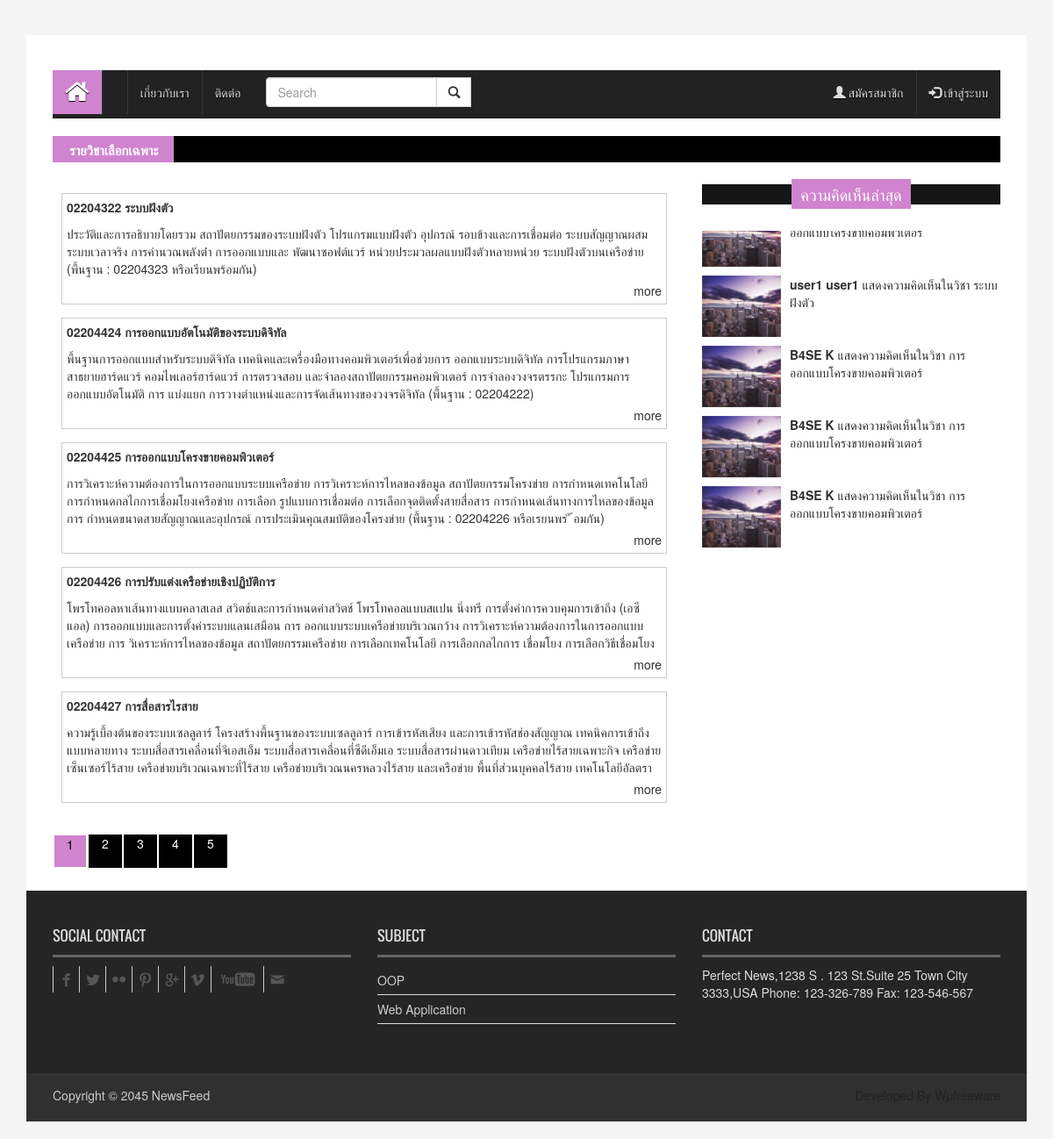
The page / on the database its author committed.
### tables this page shows
CREATE TABLE IF NOT EXISTS `subject` (
  `id_subject` int(10) NOT NULL,
  `name_th` varchar(100) NOT NULL,
  `subject_code` varchar(8) NOT NULL,
  `description` text NOT NULL,
  `id_user` int(10) NOT NULL
);

CREATE TABLE IF NOT EXISTS `comment` (
  `id_comment` int(10) NOT NULL,
  `txt_comment` text NOT NULL,
  `date_time` timestamp NOT NULL DEFAULT CURRENT_TIMESTAMP,
  `level` int(1) NOT NULL,
  `id_comment_parent` int(10) DEFAULT NULL,
  `id_user` int(10) NOT NULL,
  `id_subject` int(10) NOT NULL
);

CREATE TABLE IF NOT EXISTS `member` (
  `id_member` int(10) NOT NULL,
  `username` varchar(30) NOT NULL,
  `password` varchar(30) NOT NULL,
  `name` varchar(30) NOT NULL,
  `surname` varchar(30) NOT NULL,
  `tel` varchar(10) NOT NULL,
  `email` varchar(50) NOT NULL,
  `type_user` enum('ADMIN','USER') NOT NULL,
  `id_img` int(10) NOT NULL
);

### index.php (the view, shortened to what this page needs)
<!DOCTYPE html>
<html>
<head>
    <link rel="stylesheet" type="text/css" href="css/bootstrap.min.css">
    <link rel="stylesheet" type="text/css" href="css/font-awesome.min.css">
    <link rel="stylesheet" type="text/css" href="css/animate.css">
    <link rel="stylesheet" type="text/css" href="css/font.css">
    <link rel="stylesheet" type="text/css" href="css/li-scroller.css">
    <link rel="stylesheet" type="text/css" href="css/slick.css">
    <link rel="stylesheet" type="text/css" href="css/jquery.fancybox.css">
    <link rel="stylesheet" type="text/css" href="css/theme.css">
    <link rel="stylesheet" type="text/css" href="css/style.css">
    <link rel="stylesheet" type="text/css" href="css_pagination/style.css">
    <?php
        include ("config.inc.php");
        function getLastComment(){
            global $conn;
            $sql = "SELECT * FROM member INNER JOIN (comment INNER JOIN subject ON comment.id_subject = subject.id_subject) ON member.id_member=comment.id_user ORDER BY date_time DESC LIMIT 5";
            $res = $conn->query($sql);
            $resultArray = array();
            while($obResult = $res->fetch(PDO::FETCH_ASSOC))
            {
                $arrCol = array("id_comment"=>$obResult['id_comment'],
                    "txt_comment"=>$obResult['txt_comment'],
                    "date_time"=>$obResult['date_time'],
                    "level"=>$obResult['level'],
                    "id_comment_parent"=>$obResult['id_comment_parent'],
                    "id_user"=>$obResult['id_user'],
                    "id_subject"=>$obResult['id_subject'],
                    "name_th"=>$obResult['name_th'],
                    "subject_code"=>$obResult['subject_code'],
                    "name"=>$obResult['name'],
                    "surname"=>$obResult['surname']);
                array_push($resultArray,$arrCol);
            }
            return $resultArray;
        }
        $sql = "SELECT * FROM subject";
        $res = $conn->query($sql);
        $resultArray = array();
        while($obResult = $res->fetch(PDO::FETCH_ASSOC))
        {
            $arrCol = array("id_subject"=>$obResult['id_subject'],
                "name_th"=>$obResult['name_th'],
                "code"=>$obResult['subject_code'],
                "description"=>$obResult['description']);
            array_push($resultArray,$arrCol);
        }
        $lastCom = getLastComment();
    ?>
</head>
<body>
<div class="container" style="padding-top: 20px">
    <header id="header">
        <div class="row">
            <div class="col-lg-12 col-md-12 col-sm-12">
                <div class="header_top">
                    <div class="header_top_right">
                        <p>
                        </p>
                    </div>
                </div>
            </div>
        </div>
    </header>
    <section id="navArea">
        <nav class="navbar navbar-inverse" role="navigation" >
            <div id="navbar" class="navbar-collapse collapse">
                <ul class="nav navbar-nav navbar-left">
                    <li class="active"><a href="index.php"><span class="fa fa-home desktop-home"></span><span class="mobile-show">Home</span></a></li>
                    <li><a href="#"></a></li>
                    <li class="dropdown"> <a href="#" class="dropdown-toggle" data-toggle="dropdown" role="button" aria-expanded="false">เกี่ยวกับเรา</a>
                    </li>
                    <li><a href="pages/contact.html">ติดต่อ</a></li>
                    <li>
                            <form class="navbar-form navbar-left">
                                <div class="input-group">
                                    <input type="text" class="form-control" placeholder="Search">
                                    <div class="input-group-btn">
                                        <button class="btn btn-default" type="submit">
                                            <i class="glyphicon glyphicon-search"></i>
                                        </button>
                                    </div>
                                </div>
                            </form>
                    </li>
                </ul>
                <?php
                if(isset($_SESSION['user'])) {
                    ?>
                    <ul class="nav navbar-nav navbar-right">
                        <li class="dropdown"> <a href="#" class="dropdown-toggle" data-toggle="dropdown" role="button" aria-expanded="false"><?=$userlogin?></a>
                            <ul class="dropdown-menu" role="menu">
                                <li><a href="controller/profile.php">Profile</a></li>
                                <li><a href="controller/home.php?logout=1">Log out</a></li>
                            </ul>
                        </li>
                    </ul>
                    <?php
                    if($userlogin->getTypeUser()=="ADMIN")
                    {
                        ?>
                        <ul class="nav navbar-nav navbar-right">
                            <li class="dropdown"> <a href="#" class="dropdown-toggle" data-toggle="dropdown" role="button" aria-expanded="false">จัดการรายวิชา</a>
                                <ul class="dropdown-menu" role="menu">
                                    <li><a href="controller/edituser.php">แก้ไขรายวิชา</a></li>
                                    <li><a href="controller/edituser.php">เพิ่มรายวิชา</a></li>
                                </ul>
                            </li>
                        </ul>
                        <ul class="nav navbar-nav navbar-right">
                            <li class="dropdown"> <a href="#" class="dropdown-toggle" data-toggle="dropdown" role="button" aria-expanded="false">จัดการผู้ใช้</a>
                                <ul class="dropdown-menu" role="menu">
                                    <li><a href="controller/edituser.php">แก้ไขข้อมูลผู้ใช้</a></li>
                                    <li><a href="controller/edituser.php">เพิ่มผู้ใช้</a></li>
                                </ul>
                            </li>
                        </ul>
                        <?php
                    }
                }
                else{
                    ?>
                    <ul class="nav navbar-nav navbar-right">
                        <li><a href="#" data-target="#myModalRegistor" data-toggle="modal"><span class="glyphicon glyphicon-user"></span> สมัครสมาชิก</a></li>
                        <li><a href="#" data-target="#myModal" data-toggle="modal"><span class="glyphicon glyphicon-log-in"></span> เข้าสู่ระบบ</a></li>
                    </ul>
                    <?php
                }
                ?>
            </div>
        </nav>
    </section>
    <section id="newsSection">
        <div class="row">
            <div class="col-lg-12 col-md-12">
                <div class="latest_newsarea"> <span><strong>รายวิชาเลือกเฉพาะ</strong></span>
                </div>
            </div>
        </div>
    </section>
    <section id="sliderSection">
        <div class="row" id="test-list">
            <div class="col-lg-8 col-md-8 col-sm-8">
                <?php
                    for ($i=0;$i<count($resultArray);$i++) {
                        ?>
                        <div class="subject post">
                            <div class="main-subject">
                                <span><b><?=$resultArray[$i]['code']?></b></span>
                                <span><b><?=$resultArray[$i]['name_th']?></b></span>
                            </div>
                            <div class="sub-subject">
                                <p class="detail"><?=$resultArray[$i]['description']?></p>
                            </div>
                            <div class="more"><a href="controller/detail.php?idsub=<?=$resultArray[$i]['id_subject']?>" >more</a></div>
                        </div>
                        <?php
                    }
                ?>
                        <ul class="pagination">
                        </ul>
            </div>
            <div class="col-lg-4 col-md-4 col-sm-4">
                <div class="latest_post">
                    <h2><span>ความคิดเห็นล่าสุด</span></h2>
                    <div class="latest_post_container">
                        <ul class="latest_postnav">
                            <?php
                                for($last=0;$last<count($lastCom);$last++) {
                                    ?>
                                    <li>
                                        <div class="media"><a href="controller/detail.php?idsub=<?=$lastCom[$last]['id_subject']?>" class="media-left"> <img
                                                        alt="" src="images/post_img1.jpg"> </a>
                                            <div class="media-body">
                                                <a href="controller/detail.php?idsub=<?=$lastCom[$last]['id_subject']?>" class="catg_title">
                                                    <?php
                                                        echo "<b>".$lastCom[$last]['name']." ".$lastCom[$last]['surname']."</b> แสดงความคิดเห็นในวิชา ".$lastCom[$last]['name_th'];
                                                    ?>
                                                </a>
                                            </div>
                                        </div>
                                    </li>
                                    <?php
                                }
                            ?>
                        </ul>
                    </div>
                </div>
            </div>
        </div>
    </section>
    <section id="contentSection">
        <div class="row">
            <div class="col-lg-8 col-md-8 col-sm-8">
            </div>
            <div class="col-lg-4 col-md-4 col-sm-4">
            </div>
        </div>
    </section>
    <footer id="footer">
        <div class="footer_top">
            <div class="row">
                <div class="col-lg-4 col-md-4 col-sm-4">
                    <div class="footer_widget wow fadeInLeftBig">
                        <h2>Social Contact</h2>
                        <ul class="social_nav">
                            <li class="facebook"><a href="https://www.facebook.com"></a></li>
                            <li class="twitter"><a href="https://www.twitter.com"></a></li>
                            <li class="flickr"><a href="#"></a></li>
                            <li class="pinterest"><a href="#"></a></li>
                            <li class="googleplus"><a href="#"></a></li>
                            <li class="vimeo"><a href="#"></a></li>
                            <li class="youtube"><a href="#"></a></li>
                            <li class="mail"><a href="#"></a></li>
                        </ul>
                    </div>
                </div>
                <div class="col-lg-4 col-md-4 col-sm-4">
                    <div class="footer_widget wow fadeInDown">
                        <h2>Subject</h2>
                        <ul class="tag_nav">
                            <li><a href="#">OOP</a></li>
                            <li><a href="#">Web Application</a></li>
                        </ul>
                    </div>
                </div>
                <div class="col-lg-4 col-md-4 col-sm-4">
                    <div class="footer_widget wow fadeInRightBig">
                        <h2>Contact</h2>
                        <address>
                            Perfect News,1238 S . 123 St.Suite 25 Town City 3333,USA Phone: 123-326-789 Fax: 123-546-567
                        </address>
                    </div>
                </div>
            </div>
        </div>
        <div class="footer_bottom">
            <p class="copyright">Copyright &copy; 2045 <a href="index.html">NewsFeed</a></p>
            <p class="developer">Developed By Wpfreeware</p>
        </div>
    </footer>
</div>
</body>
</html>

### css/theme.css (style rules this page uses)
.navbar-inverse .navbar-nav > .active > a, .navbar-inverse .navbar-nav > .active > a:hover, .navbar-inverse .navbar-nav > .active > a:focus { background-color:#d083cf }
.latest_newsarea span { background:none repeat scroll 0 0 #d083cf }
.latest_post > h2 span { background:none repeat scroll 0 0 #d083cf }

### index.php (style rules this page uses)
.main-subject,.sub-subject,.more { display: block; padding: 5px 5px 5px 5px; }
.subject { border: 1px solid #cccccc; height: auto; margin: 15px 10px 15px 10px; }
.more { text-align: right; }
.sub-subject { height: 65px; overflow: hidden; text-overflow: ellipsis; }

### rows shown on the page
subject: subject_code "02204424", name_th "การออกแบบอัตโนมัติของระบบดิจิทัล", description "พื้นฐานการออกแบบสําหรับระบบดิจิทัล เทคนิคและเครื่องมือทางคอมพิวเตอร์เพื่อช่วยการ ออกแบบระบบดิจิทัล การโปรแกรมภาษาสาธยายฮาร์ดแวร์ คอมไพเลอร์ฮาร์ดแวร์ การตรวจสอบ และจําลองสถาปัตยกรรมคอมพิวเตอร์ การจําลองวงจรตรรกะ โปรแกรมการออกแบบอัตโนมัติ การ แบ่งแยก การวางตําแหน่งและการจัดเส้นทางของวงจรดิจิทัล (พื้นฐาน : 02204222)"
subject: subject_code "02204426", name_th "การปรับแต่งเครือข่ายเชิงปฏิบัติการ", description "โพรโทคอลหาเส้นทางแบบคลาสเลส สวิตช์และการกําหนดค่าสวิตช์ โพรโทคอลแบบสแปน นิ่งทรี การตั้งค่าการควบคุมการเข้าถึง (เอซีแอล) การออกแบบและการตั้งค่าระบบแลนเสมือน การ ออกแบบระบบเครือข่ายบริเวณกว้าง การวิเคราะห์ความต้องการในการออกแบบเครือข่าย การ วิเคราะห์การไหลของข้อมูล สถาปัตยกรรมเครือข่าย การเลือกเทคโนโลยี การเลือกกลไกการ เชื่อมโยง การเลือกวิธีเชื่อมโยง…"
subject: subject_code "02204427", name_th "การสื่อสารไรสาย", description "ความรู้เบื้องต้นของระบบเซลลูลาร์ โครงสร้างพื้นฐานของระบบเซลลูลาร์ การเข้ารหัสเสียง และการเข้ารหัสช่องสัญญาณ เทคนิคการเข้าถึงแบบหลายทาง ระบบสื่อสารเคลื่อนที่จีเอสเอ็ม ระบบสื่อสารเคลื่อนที่ซีดีเอ็มเอ ระบบสื่อสารผ่านดาวเทียม เครือข่ายไร้สายเฉพาะกิจ เครือข่าย เซ็นเซอร์ไร้สาย เครือข่ายบริเวณเฉพาะที่ไร้สาย เครือข่ายบริเวณนครหลวงไร้สาย และเครือข่าย พื้นที่ส่วนบุคคลไร้สาย…"
comment: member.name "user1", member.surname "user1", id_subject.name_th "ระบบฝังตัว"
comment: member.name "B4SE", member.surname "K", id_subject.name_th "การออกแบบโครงขายคอมพิวเตอร์"
comment: member.name "B4SE", member.surname "K", id_subject.name_th "การออกแบบโครงขายคอมพิวเตอร์"
comment: member.name "B4SE", member.surname "K", id_subject.name_th "การออกแบบโครงขายคอมพิวเตอร์"

### other values the page prints
$resultArray[$i]['code'] "02204322"
$resultArray[$i]['name_th'] "ระบบฝังตัว"
$resultArray[$i]['code'] "02204425"
$resultArray[$i]['name_th'] "การออกแบบโครงขายคอมพิวเตอร์"
